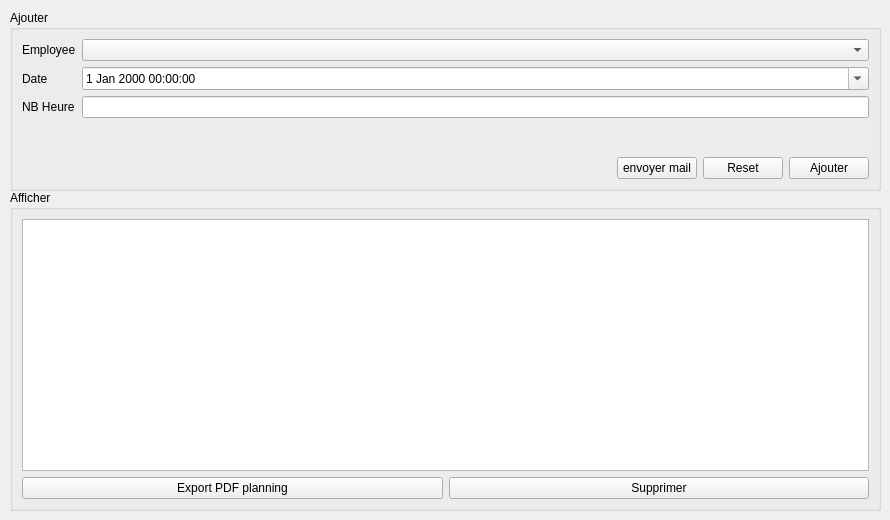
           <widget class="QWidget" name="tab_8">
            <attribute name="title">
             <string>Planning</string>
            </attribute>
            <widget class="QGroupBox" name="groupBox_7">
             <property name="geometry">
              <rect>
               <x>10</x>
               <y>10</y>
               <width>871</width>
               <height>181</height>
              </rect>
             </property>
             <property name="title">
              <string>Ajouter</string>
             </property>
             <layout class="QVBoxLayout" name="verticalLayout_14">
              <item>
               <layout class="QVBoxLayout" name="verticalLayout_15">
                <item>
                 <layout class="QFormLayout" name="formLayout_5">
                  <item row="0" column="0">
                   <widget class="QLabel" name="rLeLabel_4">
                    <property name="text">
                     <string>Employee</string>
                    </property>
                   </widget>
                  </item>
                  <item row="1" column="0">
                   <widget class="QLabel" name="iDLabel_4">
                    <property name="text">
                     <string>Date</string>
                    </property>
                   </widget>
                  </item>
                  <item row="1" column="1">
                   <widget class="QDateTimeEdit" name="DATE_PRESENCE_2">
                    <property name="calendarPopup">
                     <bool>true</bool>
                    </property>
                   </widget>
                  </item>
                  <item row="2" column="0">
                   <widget class="QLabel" name="prNomLabel_4">
                    <property name="text">
                     <string>NB Heure</string>
                    </property>
                   </widget>
                  </item>
                  <item row="2" column="1">
                   <widget class="QLineEdit" name="NB_HEURE_2"/>
                  </item>
                  <item row="0" column="1">
                   <widget class="QComboBox" name="comboBox_2"/>
                  </item>
                 </layout>
                </item>
                <item>
                 <layout class="QHBoxLayout" name="horizontalLayout_19">
                  <item>
                   <spacer name="horizontalSpacer_4">
                    <property name="orientation">
                     <enum>Qt::Horizontal</enum>
                    </property>
                    <property name="sizeHint" stdset="0">
                     <size>
                      <width>40</width>
                      <height>20</height>
                     </size>
                    </property>
                   </spacer>
                  </item>
                  <item>
                   <widget class="QPushButton" name="pushButton_2">
                    <property name="text">
                     <string>envoyer mail</string>
                    </property>
                   </widget>
                  </item>
                  <item>
                   <widget class="QPushButton" name="reset_planning_2">
                    <property name="text">
                     <string>Reset</string>
                    </property>
                   </widget>
                  </item>
                  <item>
                   <widget class="QPushButton" name="ajouter_planning_2">
                    <property name="text">
                     <string>Ajouter</string>
                    </property>
                   </widget>
                  </item>
                 </layout>
                </item>
               </layout>
              </item>
             </layout>
            </widget>
            <widget class="QGroupBox" name="groupBox_8">
             <property name="geometry">
              <rect>
               <x>10</x>
               <y>190</y>
               <width>871</width>
               <height>321</height>
              </rect>
             </property>
             <property name="title">
              <string>Afficher</string>
             </property>
             <layout class="QVBoxLayout" name="verticalLayout_16">
              <item>
               <layout class="QVBoxLayout" name="verticalLayout_17">
                <item>
                 <layout class="QHBoxLayout" name="horizontalLayout_20"/>
                </item>
                <item>
                 <layout class="QHBoxLayout" name="horizontalLayout_21">
                  <item>
                   <widget class="QTableView" name="tableView_planning_2"/>
                  </item>
                 </layout>
                </item>
                <item>
                 <layout class="QHBoxLayout" name="horizontalLayout_22">
                  <item>
                   <widget class="QPushButton" name="modifier_planning_2">
                    <property name="text">
                     <string>Export PDF planning</string>
                    </property>
                    <property name="checkable">
                     <bool>true</bool>
                    </property>
                   </widget>
                  </item>
                  <item>
                   <widget class="QPushButton" name="supprimer_planning_2">
                    <property name="text">
                     <string>Supprimer</string>
                    </property>
                   </widget>
                  </item>
                 </layout>
                </item>
               </layout>
              </item>
             </layout>
            </widget>
           </widget>
